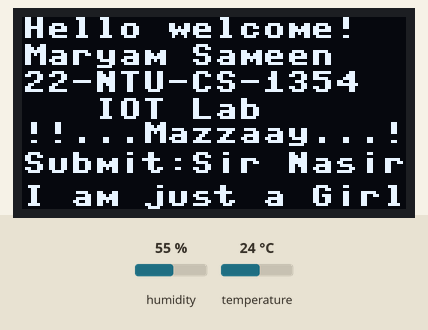
Simulated run of this program. Board: MicroPython board. Shown: 128×64 one-colour display. Inputs (shaded band) come from the test bench; at power-on: humidity 55 %, temperature 24 °C. Library files of the repository ran but are not shown: ssd1306.py.

Above: at 0.3 s.

The program:

Task2.py
```python
from machine import Pin
from machine import Pin, I2C  #protocol for interface for oled
import machine
import ssd1306  #Sda->data #scl->clock
import dht
import time

DHT_PIN = 4  # DHT22 data pin

# Initialize DHT22 sensor  (returns value of humidity and temperature)
dht_sensor = dht.DHT22(machine.Pin(DHT_PIN)) # change DHT11 fr physical device

# Initialize OLED display
i2c = machine.I2C(scl=machine.Pin(9), sda=machine.Pin(8))
oled = ssd1306.SSD1306_I2C(128, 64, i2c)  #software for led ,128 x-pixels col,64 y-pixels rows


# Main loop
while True:
    try:
        dht_sensor.measure()
        time.sleep(.2)
        temp = dht_sensor.temperature()
        humidity = dht_sensor.humidity()
        #print(temp, humidity)
        oled.fill(0)  #clear screen for oled
        oled.text("Hello welcome!",0,0)
        oled.text("Maryam Sameen",0,9)
        oled.text("22-NTU-CS-1354",0,18)
        oled.text("IOT Lab",24,27)
        oled.text("!!...Mazzaay...!!",0,35)
        oled.text("Submit:Sir Nasir",0,45)
        oled.text("I am just a Girl",0,56)
        #oled.text("Temp: {} C".format(temp), 0, 0) #0,0x axis ad y axis (next text after 8 pixels in y axis)
        #oled.text("Humidity: {}%".format(humidity), 0, 16) #0 x axis, 16 y axis(means one line left) , 16 char x axis and 8 char in y axis
        oled.show()


    except Exception as e:
        print("Error reading DHT22 sensor:", e)


    time.sleep(1)  # Update every 2 seconds
```
